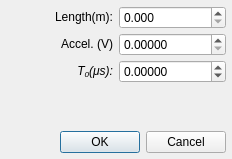
<?xml version="1.0" encoding="UTF-8"?>
<ui version="4.0">
 <class>adwidgets::ScanLawForm</class>
 <widget class="QWidget" name="adwidgets::ScanLawForm">
  <property name="geometry">
   <rect>
    <x>0</x>
    <y>0</y>
    <width>232</width>
    <height>159</height>
   </rect>
  </property>
  <property name="windowTitle">
   <string>Form</string>
  </property>
  <layout class="QVBoxLayout" name="verticalLayout">
   <property name="spacing">
    <number>4</number>
   </property>
   <property name="leftMargin">
    <number>6</number>
   </property>
   <property name="topMargin">
    <number>6</number>
   </property>
   <property name="rightMargin">
    <number>6</number>
   </property>
   <property name="bottomMargin">
    <number>6</number>
   </property>
   <item>
    <layout class="QGridLayout" name="gridLayout">
     <property name="horizontalSpacing">
      <number>6</number>
     </property>
     <property name="verticalSpacing">
      <number>4</number>
     </property>
     <item row="0" column="1">
      <widget class="QDoubleSpinBox" name="doubleSpinBox">
       <property name="decimals">
        <number>3</number>
       </property>
       <property name="maximum">
        <double>100.000000000000000</double>
       </property>
       <property name="singleStep">
        <double>0.000010000000000</double>
       </property>
      </widget>
     </item>
     <item row="3" column="1">
      <widget class="QDoubleSpinBox" name="doubleSpinBox_3">
       <property name="decimals">
        <number>5</number>
       </property>
       <property name="minimum">
        <double>-100.000000000000000</double>
       </property>
       <property name="maximum">
        <double>1000.000000000000000</double>
       </property>
       <property name="singleStep">
        <double>0.000010000000000</double>
       </property>
      </widget>
     </item>
     <item row="3" column="0">
      <widget class="QLabel" name="label_5">
       <property name="text">
        <string>&lt;html&gt;&lt;head/&gt;&lt;body&gt;&lt;p&gt;&lt;span style=&quot; font-style:italic;&quot;&gt;T&lt;/span&gt;&lt;span style=&quot; font-style:italic; vertical-align:sub;&quot;&gt;0&lt;/span&gt;&lt;span style=&quot; font-style:italic;&quot;&gt;(μs):&lt;/span&gt;&lt;/p&gt;&lt;/body&gt;&lt;/html&gt;</string>
       </property>
       <property name="textFormat">
        <enum>Qt::RichText</enum>
       </property>
       <property name="alignment">
        <set>Qt::AlignRight|Qt::AlignTrailing|Qt::AlignVCenter</set>
       </property>
      </widget>
     </item>
     <item row="2" column="1">
      <widget class="QDoubleSpinBox" name="doubleSpinBox_2">
       <property name="decimals">
        <number>5</number>
       </property>
       <property name="maximum">
        <double>200000.000000000000000</double>
       </property>
       <property name="singleStep">
        <double>0.000010000000000</double>
       </property>
      </widget>
     </item>
     <item row="0" column="0">
      <widget class="QLabel" name="label">
       <property name="text">
        <string>Length(m):</string>
       </property>
       <property name="textFormat">
        <enum>Qt::RichText</enum>
       </property>
       <property name="alignment">
        <set>Qt::AlignRight|Qt::AlignTrailing|Qt::AlignVCenter</set>
       </property>
      </widget>
     </item>
     <item row="2" column="0">
      <widget class="QLabel" name="label_2">
       <property name="text">
        <string>Accel. (V)</string>
       </property>
       <property name="textFormat">
        <enum>Qt::RichText</enum>
       </property>
       <property name="alignment">
        <set>Qt::AlignRight|Qt::AlignTrailing|Qt::AlignVCenter</set>
       </property>
      </widget>
     </item>
     <item row="4" column="1">
      <spacer name="verticalSpacer">
       <property name="orientation">
        <enum>Qt::Vertical</enum>
       </property>
       <property name="sizeHint" stdset="0">
        <size>
         <width>20</width>
         <height>40</height>
        </size>
       </property>
      </spacer>
     </item>
    </layout>
   </item>
   <item>
    <widget class="QDialogButtonBox" name="buttonBox">
     <property name="standardButtons">
      <set>QDialogButtonBox::Cancel|QDialogButtonBox::Ok</set>
     </property>
    </widget>
   </item>
  </layout>
 </widget>
 <resources/>
 <connections/>
</ui>
